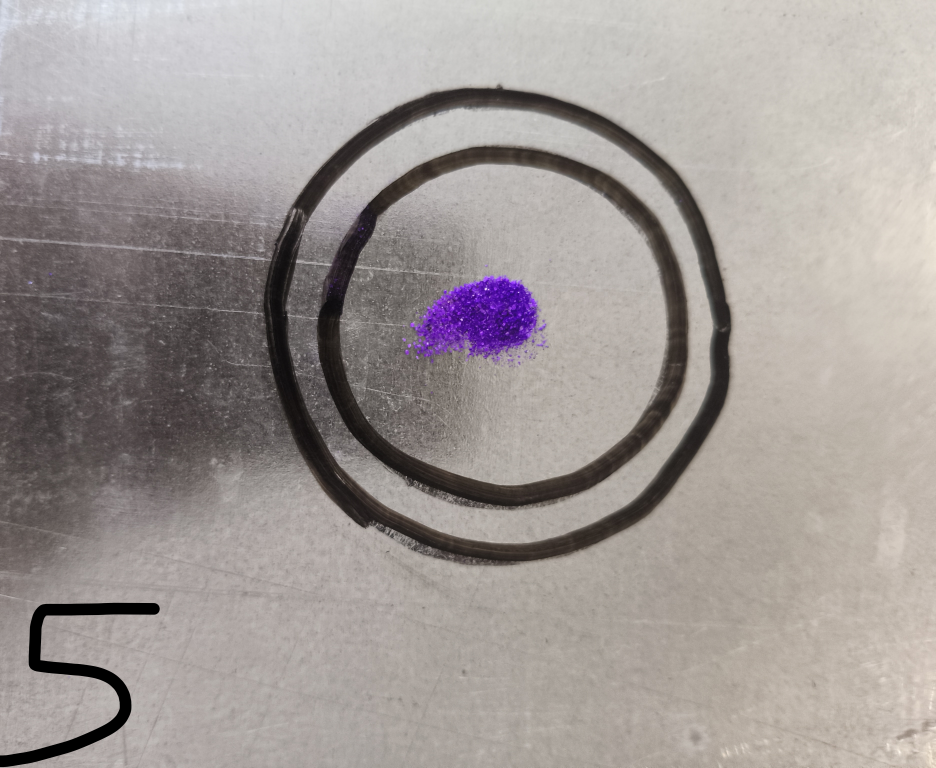
#> input picture backend/uploads/temp/6c38adad-2c59-4417-b8d3-e21d97ee2025.jpeg, 3743 x 3072 px (shown at 1/4 size)
$ python -i video_processing.py   (imports and definitions only)
#> lines starting #> are read from the running program, lines starting #| are printed output that depends on the picture
#> further down, picture is the input picture: shape (3072, 3743, 3); mean B, G, R 150.7, 153.4, 160.3
"""
Video preprocessing module for temporal vibration analysis
"""

import cv2
import numpy as np
from pathlib import Path
from typing import List, Tuple, Optional


class VideoProcessor:
    """Process videos for temporal vibration pattern analysis"""

    def __init__(self, target_size: Tuple[int, int] = (512, 512)):
        self.target_size = target_size
        self.frame_sample_rate = 5  # Sample every Nth frame

    # [57 lines left out: functions validate_video, extract_frames, not called in this run]

    def process_frame(self, frame: np.ndarray) -> np.ndarray:
        """
        Process a single frame

        Args:
            frame: Input frame

        Returns:
            Processed frame
        """
        # Resize
        frame = self._resize(frame)
#> in _resize, `return cv2.resize(frame, self.target_size, interpolation=cv2.INTER_AREA)`:
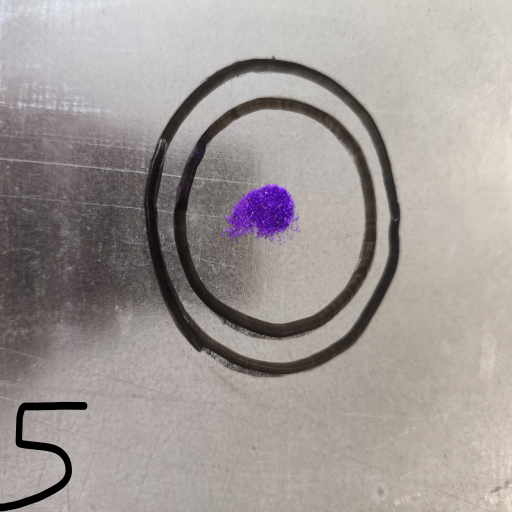
#> returned value: shape (512, 512, 3); mean of channels 0, 1, 2 150.7, 153.4, 160.3; drawn as B, G, R

        # Convert to grayscale
        gray = cv2.cvtColor(frame, cv2.COLOR_BGR2GRAY)

        # Noise reduction
        denoised = cv2.bilateralFilter(gray, 9, 75, 75)

        # Contrast enhancement
        clahe = cv2.createCLAHE(clipLimit=2.0, tileGridSize=(8, 8))
        enhanced = clahe.apply(denoised)
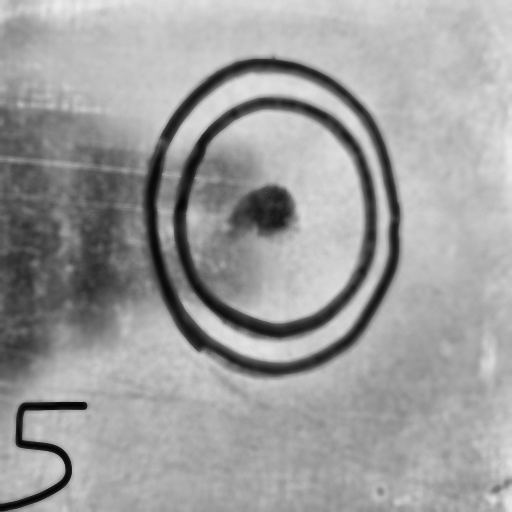
#> enhanced: shape (512, 512); min 2, max 235, mean 157.9

        # Normalize
        normalized = enhanced.astype(np.float32) / 255.0

        return normalized

    def _resize(self, frame: np.ndarray) -> np.ndarray:
        """Resize frame to target size"""
        return cv2.resize(frame, self.target_size, interpolation=cv2.INTER_AREA)

    # [70 lines left out: functions stabilize_frames, get_video_metadata, not called in this run]

>>> import cv2
>>> picture = cv2.imread('../uploads/temp/6c38adad-2c59-4417-b8d3-e21d97ee2025.jpeg')
>>> result = VideoProcessor().process_frame(picture)
